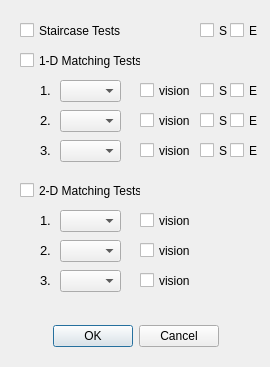
<?xml version="1.0" encoding="UTF-8"?>
<ui version="4.0">
 <class>Dialog_Exp</class>
 <widget class="QDialog" name="Dialog_Exp">
  <property name="geometry">
   <rect>
    <x>0</x>
    <y>0</y>
    <width>270</width>
    <height>367</height>
   </rect>
  </property>
  <property name="windowTitle">
   <string>Add to Experiment</string>
  </property>
  <widget class="QComboBox" name="match1Dtest2_combo">
   <property name="geometry">
    <rect>
     <x>60</x>
     <y>110</y>
     <width>61</width>
     <height>22</height>
    </rect>
   </property>
   <item>
    <property name="text">
     <string/>
    </property>
   </item>
   <item>
    <property name="text">
     <string>active</string>
    </property>
   </item>
   <item>
    <property name="text">
     <string>passive</string>
    </property>
   </item>
  </widget>
  <widget class="QLabel" name="match1Dtest1_lab">
   <property name="geometry">
    <rect>
     <x>40</x>
     <y>80</y>
     <width>16</width>
     <height>21</height>
    </rect>
   </property>
   <property name="font">
    <font>
     <pointsize>10</pointsize>
    </font>
   </property>
   <property name="text">
    <string>1.</string>
   </property>
  </widget>
  <widget class="QCheckBox" name="shoulder_box_2">
   <property name="geometry">
    <rect>
     <x>200</x>
     <y>80</y>
     <width>31</width>
     <height>21</height>
    </rect>
   </property>
   <property name="text">
    <string>S</string>
   </property>
  </widget>
  <widget class="QComboBox" name="match2Dtest2_combo">
   <property name="geometry">
    <rect>
     <x>60</x>
     <y>240</y>
     <width>61</width>
     <height>22</height>
    </rect>
   </property>
   <item>
    <property name="text">
     <string/>
    </property>
   </item>
   <item>
    <property name="text">
     <string>active</string>
    </property>
   </item>
   <item>
    <property name="text">
     <string>passive</string>
    </property>
   </item>
  </widget>
  <widget class="QComboBox" name="match1Dtest1_combo">
   <property name="geometry">
    <rect>
     <x>60</x>
     <y>80</y>
     <width>61</width>
     <height>22</height>
    </rect>
   </property>
   <item>
    <property name="text">
     <string/>
    </property>
   </item>
   <item>
    <property name="text">
     <string>active</string>
    </property>
   </item>
   <item>
    <property name="text">
     <string>passive</string>
    </property>
   </item>
  </widget>
  <widget class="QCheckBox" name="shoulder_box_4">
   <property name="geometry">
    <rect>
     <x>200</x>
     <y>140</y>
     <width>31</width>
     <height>21</height>
    </rect>
   </property>
   <property name="text">
    <string>S</string>
   </property>
  </widget>
  <widget class="QDialogButtonBox" name="buttonBox">
   <property name="geometry">
    <rect>
     <x>20</x>
     <y>320</y>
     <width>231</width>
     <height>32</height>
    </rect>
   </property>
   <property name="layoutDirection">
    <enum>Qt::LeftToRight</enum>
   </property>
   <property name="orientation">
    <enum>Qt::Horizontal</enum>
   </property>
   <property name="standardButtons">
    <set>QDialogButtonBox::Cancel|QDialogButtonBox::Ok</set>
   </property>
   <property name="centerButtons">
    <bool>true</bool>
   </property>
  </widget>
  <widget class="QLabel" name="match2Dtest3_lab">
   <property name="geometry">
    <rect>
     <x>40</x>
     <y>270</y>
     <width>16</width>
     <height>21</height>
    </rect>
   </property>
   <property name="font">
    <font>
     <pointsize>10</pointsize>
    </font>
   </property>
   <property name="text">
    <string>3.</string>
   </property>
  </widget>
  <widget class="QCheckBox" name="elbow_box_3">
   <property name="geometry">
    <rect>
     <x>230</x>
     <y>110</y>
     <width>31</width>
     <height>21</height>
    </rect>
   </property>
   <property name="text">
    <string>E</string>
   </property>
  </widget>
  <widget class="QLabel" name="match2Dtest1_lab">
   <property name="geometry">
    <rect>
     <x>40</x>
     <y>210</y>
     <width>16</width>
     <height>21</height>
    </rect>
   </property>
   <property name="font">
    <font>
     <pointsize>10</pointsize>
    </font>
   </property>
   <property name="text">
    <string>1.</string>
   </property>
  </widget>
  <widget class="QComboBox" name="match1Dtest3_combo">
   <property name="geometry">
    <rect>
     <x>60</x>
     <y>140</y>
     <width>61</width>
     <height>22</height>
    </rect>
   </property>
   <item>
    <property name="text">
     <string/>
    </property>
   </item>
   <item>
    <property name="text">
     <string>active</string>
    </property>
   </item>
   <item>
    <property name="text">
     <string>passive</string>
    </property>
   </item>
  </widget>
  <widget class="QCheckBox" name="shoulder_box_1">
   <property name="geometry">
    <rect>
     <x>200</x>
     <y>20</y>
     <width>31</width>
     <height>21</height>
    </rect>
   </property>
   <property name="text">
    <string>S</string>
   </property>
  </widget>
  <widget class="QLabel" name="match2Dtest2_lab">
   <property name="geometry">
    <rect>
     <x>40</x>
     <y>240</y>
     <width>16</width>
     <height>21</height>
    </rect>
   </property>
   <property name="font">
    <font>
     <pointsize>10</pointsize>
    </font>
   </property>
   <property name="text">
    <string>2.</string>
   </property>
  </widget>
  <widget class="QLabel" name="match1Dtest3_lab">
   <property name="geometry">
    <rect>
     <x>40</x>
     <y>140</y>
     <width>16</width>
     <height>21</height>
    </rect>
   </property>
   <property name="font">
    <font>
     <pointsize>10</pointsize>
    </font>
   </property>
   <property name="text">
    <string>3.</string>
   </property>
  </widget>
  <widget class="QCheckBox" name="vision_box_2">
   <property name="geometry">
    <rect>
     <x>140</x>
     <y>110</y>
     <width>51</width>
     <height>21</height>
    </rect>
   </property>
   <property name="text">
    <string>vision</string>
   </property>
  </widget>
  <widget class="QCheckBox" name="vision_box_3">
   <property name="geometry">
    <rect>
     <x>140</x>
     <y>140</y>
     <width>51</width>
     <height>21</height>
    </rect>
   </property>
   <property name="text">
    <string>vision</string>
   </property>
  </widget>
  <widget class="QCheckBox" name="staircase_box">
   <property name="geometry">
    <rect>
     <x>20</x>
     <y>20</y>
     <width>101</width>
     <height>21</height>
    </rect>
   </property>
   <property name="text">
    <string>Staircase Tests</string>
   </property>
  </widget>
  <widget class="QCheckBox" name="vision_box_5">
   <property name="geometry">
    <rect>
     <x>140</x>
     <y>240</y>
     <width>51</width>
     <height>21</height>
    </rect>
   </property>
   <property name="text">
    <string>vision</string>
   </property>
  </widget>
  <widget class="QCheckBox" name="vision_box_4">
   <property name="geometry">
    <rect>
     <x>140</x>
     <y>210</y>
     <width>51</width>
     <height>21</height>
    </rect>
   </property>
   <property name="text">
    <string>vision</string>
   </property>
  </widget>
  <widget class="QCheckBox" name="elbow_box_2">
   <property name="geometry">
    <rect>
     <x>230</x>
     <y>80</y>
     <width>31</width>
     <height>21</height>
    </rect>
   </property>
   <property name="text">
    <string>E</string>
   </property>
  </widget>
  <widget class="QCheckBox" name="shoulder_box_3">
   <property name="geometry">
    <rect>
     <x>200</x>
     <y>110</y>
     <width>31</width>
     <height>21</height>
    </rect>
   </property>
   <property name="text">
    <string>S</string>
   </property>
  </widget>
  <widget class="QCheckBox" name="match1D_box">
   <property name="geometry">
    <rect>
     <x>20</x>
     <y>50</y>
     <width>121</width>
     <height>21</height>
    </rect>
   </property>
   <property name="text">
    <string>1-D Matching Tests</string>
   </property>
  </widget>
  <widget class="QCheckBox" name="vision_box_1">
   <property name="geometry">
    <rect>
     <x>140</x>
     <y>80</y>
     <width>51</width>
     <height>21</height>
    </rect>
   </property>
   <property name="text">
    <string>vision</string>
   </property>
  </widget>
  <widget class="QCheckBox" name="elbow_box_4">
   <property name="geometry">
    <rect>
     <x>230</x>
     <y>140</y>
     <width>31</width>
     <height>21</height>
    </rect>
   </property>
   <property name="text">
    <string>E</string>
   </property>
  </widget>
  <widget class="QCheckBox" name="vision_box_6">
   <property name="geometry">
    <rect>
     <x>140</x>
     <y>270</y>
     <width>51</width>
     <height>21</height>
    </rect>
   </property>
   <property name="text">
    <string>vision</string>
   </property>
  </widget>
  <widget class="QComboBox" name="match2Dtest1_combo">
   <property name="geometry">
    <rect>
     <x>60</x>
     <y>210</y>
     <width>61</width>
     <height>22</height>
    </rect>
   </property>
   <item>
    <property name="text">
     <string/>
    </property>
   </item>
   <item>
    <property name="text">
     <string>active</string>
    </property>
   </item>
   <item>
    <property name="text">
     <string>passive</string>
    </property>
   </item>
  </widget>
  <widget class="QComboBox" name="match2Dtest3_combo">
   <property name="geometry">
    <rect>
     <x>60</x>
     <y>270</y>
     <width>61</width>
     <height>22</height>
    </rect>
   </property>
   <item>
    <property name="text">
     <string/>
    </property>
   </item>
   <item>
    <property name="text">
     <string>active</string>
    </property>
   </item>
   <item>
    <property name="text">
     <string>passive</string>
    </property>
   </item>
  </widget>
  <widget class="QCheckBox" name="elbow_box_1">
   <property name="geometry">
    <rect>
     <x>230</x>
     <y>20</y>
     <width>31</width>
     <height>21</height>
    </rect>
   </property>
   <property name="text">
    <string>E</string>
   </property>
  </widget>
  <widget class="QLabel" name="match1Dtest2_lab">
   <property name="geometry">
    <rect>
     <x>40</x>
     <y>110</y>
     <width>16</width>
     <height>21</height>
    </rect>
   </property>
   <property name="font">
    <font>
     <pointsize>10</pointsize>
    </font>
   </property>
   <property name="text">
    <string>2.</string>
   </property>
  </widget>
  <widget class="QCheckBox" name="match2D_box">
   <property name="geometry">
    <rect>
     <x>20</x>
     <y>180</y>
     <width>121</width>
     <height>21</height>
    </rect>
   </property>
   <property name="text">
    <string>2-D Matching Tests</string>
   </property>
  </widget>
 </widget>
 <tabstops>
  <tabstop>staircase_box</tabstop>
  <tabstop>shoulder_box_1</tabstop>
  <tabstop>elbow_box_1</tabstop>
  <tabstop>match1D_box</tabstop>
  <tabstop>match1Dtest1_combo</tabstop>
  <tabstop>vision_box_1</tabstop>
  <tabstop>shoulder_box_2</tabstop>
  <tabstop>elbow_box_2</tabstop>
  <tabstop>match1Dtest2_combo</tabstop>
  <tabstop>vision_box_2</tabstop>
  <tabstop>shoulder_box_3</tabstop>
  <tabstop>elbow_box_3</tabstop>
  <tabstop>match1Dtest3_combo</tabstop>
  <tabstop>vision_box_3</tabstop>
  <tabstop>shoulder_box_4</tabstop>
  <tabstop>elbow_box_4</tabstop>
  <tabstop>match2D_box</tabstop>
  <tabstop>match2Dtest1_combo</tabstop>
  <tabstop>vision_box_4</tabstop>
  <tabstop>match2Dtest2_combo</tabstop>
  <tabstop>vision_box_5</tabstop>
  <tabstop>match2Dtest3_combo</tabstop>
  <tabstop>vision_box_6</tabstop>
 </tabstops>
 <resources/>
 <connections/>
</ui>
